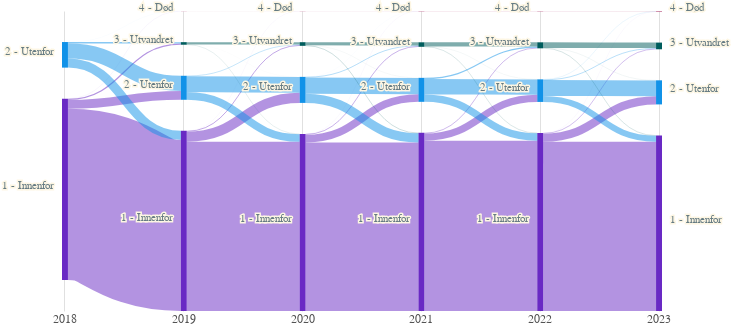

Source (Vega-Lite JSON):
### Vega specification from a JSON file in a GitHub repository (floating-point values rounded to 4 significant figures)
{"usermeta": {"preamble": "This chart was created by https://microdata.no. Edit the `config` section to alter appearance."}, "axes": [{"orient": "bottom", "labelAngle": 0, "scale": "x", "domain": false, "ticks": false, "encode": {"labels": {"update": {"text": {"scale": "stackNames", "field": "value"}}}}}], "width": 600, "scales": [{"name": "x", "type": "band", "range": "width", "domain": {"data": "finalTable", "field": "stack"}, "paddingInner": 0.95}, {"name": "stackNames", "type": "ordinal", "range": {"data": "finalTable", "field": "stacklabel"}, "domain": {"data": "finalTable", "field": "stack"}}, {"name": "y", "type": "linear", "range": "height", "domain": {"data": "finalTable", "field": "y1"}}, {"name": "color", "type": "ordinal", "range": "category", "domain": {"data": "finalTable", "field": "code"}}], "$schema": "https://vega.github.io/schema/vega/v6.json", "marks": [{"type": "rect", "from": {"data": "finalTable"}, "encode": {"update": {"x": {"scale": "x", "field": "stack"}, "width": {"scale": "x", "band": 1}, "y": {"scale": "y", "field": "y0"}, "y2": {"scale": "y", "field": "y1"}, "fill": {"scale": "color", "field": "code"}, "fillOpacity": {"signal": "( segmentHover.hovered == datum.name || pathHover.source == datum.name || pathHover.destination == datum.name || (indexof(( segmentHover.codes || []), datum.name) > -1) ) ? 1 : chartHover.hovered != null ? 0.2 : 1 "}, "strokeWidth": {"value": 0}, "stroke": {"scale": "color", "field": "code"}}, "hover": {"tooltip": {"signal": "datum.stacklabel + ', ' + datum.catlabel + '  ' + format(datum.percentage, '.1%') "}}}}, {"type": "path", "name": "links", "from": {"data": "linkTable"}, "clip": true, "encode": {"update": {"strokeWidth": {"field": "strokeWidth"}, "path": {"field": "path"}, "strokeOpacity": {"signal": "( segmentHover.hovered == datum.source || segmentHover.hovered == datum.destination || ( pathHover.source == datum.source && pathHover.destination == datum.destination ) ) ? 1 : chartHover.hovered != null ? 0.2 : 0.5 "}, "stroke": {"field": "sourceCode", "scale": "color"}}, "hover": {"tooltip": {"signal": "datum.sourceStackLabel + ', ' + datum.sourceLabel + ' → '  + datum.destinationStackLabel + ', ' + datum.destinationLabel + '  ' + format(datum.value, ',.0f') "}}}}, {"type": "group", "name": "labelText", "zindex": 1, "from": {"facet": {"data": "finalTable", "name": "labelFacet", "groupby": ["name", "stack", "yc", "value", "sourceLabel", "stackLabel", "labelpos"]}}, "clip": false, "encode": {"update": {"x": {"signal": "datum.labelpos=='left'?scale('x',datum.stack)-8 : scale('x',datum.stack) + (bandwidth('x')) +8"}, "yc": {"scale": "y", "signal": "datum.yc"}, "width": {"signal": "0"}, "height": {"signal": "0"}, "fillOpacity": {"signal": "1"}}}, "marks": [{"type": "text", "name": "headingOutline", "from": {"data": "labelFacet"}, "encode": {"update": {"x": {"value": 0}, "y": {"value": 0}, "text": {"signal": "datum.labelpos=='none'?'':(datum.shortlabel?datum.shortlabel:datum.catlabel)"}, "align": {"signal": "datum.labelpos=='left'?'right':'left'"}, "fontWeight": {"value": "normal"}, "stroke": {"value": "#fdf6e3"}, "strokeOpacity": {"signal": "( segmentHover.hovered == datum.name || pathHover.source == datum.name || pathHover.destination == datum.name || (indexof(( segmentHover.codes || []), datum.name) > -1) ) ? 1 : chartHover.hovered != null ? 0.2 : 1 "}, "strokeWidth": {"value": 3}}}}, {"type": "text", "name": "heading", "from": {"data": "labelFacet"}, "encode": {"update": {"x": {"value": 0}, "y": {"value": 0}, "text": {"signal": "datum.labelpos=='none'?'':(datum.shortlabel?datum.shortlabel:datum.catlabel)"}, "align": {"signal": "datum.labelpos=='left'?'right':'left'"}, "fill": {"value": "#657b83"}, "fillOpacity": {"signal": "( segmentHover.hovered == datum.name || pathHover.source == datum.name || pathHover.destination == datum.name || (indexof(( segmentHover.codes || []), datum.name) > -1) ) ? 1 : chartHover.hovered != null ? 0.2 : 1 "}, "fontWeight": {"value": "normal"}}}}]}, {"type": "rect", "from": {"data": "labelText"}, "encode": {"update": {"x": {"field": "bounds.x1", "offset": -2}, "x2": {"field": "bounds.x2", "offset": 2}, "y": {"field": "bounds.y1", "offset": -2}, "y2": {"field": "bounds.y2", "offset": 2}, "opacity": {"value": 0}, "cornerRadius": {"value": 4}}}}], "signals": [{"name": "standardGap", "value": 15, "description": "Gap as a percentage of full domain"}, {"name": "chartHover", "value": {}, "description": "mouse is hovering the chart", "on": [{"events": "view:mouseover", "update": "{hovered:true}"}, {"events": "mouseout", "update": "{}"}]}, {"name": "segmentHover", "description": "Highlight related segments and link when hovering segment", "value": {}, "on": [{"events": "rect:mouseover", "update": "{hovered:datum.name, code: datum.code, codes: ((data('linkedSegments')[0])[datum.name])}"}, {"events": "mouseout", "update": "{}"}]}, {"name": "pathHover", "description": "Highlight related segments and link when hovering links", "value": {}, "on": [{"events": "path:mouseover", "update": "{source:datum.source, destination:datum.destination}"}, {"events": "mouseout", "update": "{}"}]}, {"name": "base", "value": "center", "description": "How to stack (center or zero)"}], "height": 300, "data": [{"name": "rawcats", "values": [{"code": "1.1 - Innenfor", "label": "1 - Innenfor", "trunkated-label": null}, {"code": "1.2 - Utenfor", "label": "2 - Utenfor", "trunkated-label": null}, {"code": "2.1 - Innenfor", "label": "1 - Innenfor", "trunkated-label": null}, {"code": "2.2 - Utenfor", "label": "2 - Utenfor", "trunkated-label": null}, {"code": "2.3 - Utvandret", "label": "3 - Utvandret", "trunkated-label": null}, {"code": "2.4 - Død", "label": "4 - Død", "trunkated-label": null}, {"code": "3.1 - Innenfor", "label": "1 - Innenfor", "trunkated-label": null}, {"code": "3.2 - Utenfor", "label": "2 - Utenfor", "trunkated-label": null}, {"code": "3.3 - Utvandret", "label": "3 - Utvandret", "trunkated-label": null}, {"code": "3.4 - Død", "label": "4 - Død", "trunkated-label": null}, {"code": "4.1 - Innenfor", "label": "1 - Innenfor", "trunkated-label": null}, {"code": "4.2 - Utenfor", "label": "2 - Utenfor", "trunkated-label": null}, {"code": "4.3 - Utvandret", "label": "3 - Utvandret", "trunkated-label": null}, {"code": "4.4 - Død", "label": "4 - Død", "trunkated-label": null}, {"code": "5.1 - Innenfor", "label": "1 - Innenfor", "trunkated-label": null}, {"code": "5.2 - Utenfor", "label": "2 - Utenfor", "trunkated-label": null}, {"code": "5.3 - Utvandret", "label": "3 - Utvandret", "trunkated-label": null}, {"code": "5.4 - Død", "label": "4 - Død", "trunkated-label": null}, {"code": "6.1 - Innenfor", "label": "1 - Innenfor", "trunkated-label": null}, {"code": "6.2 - Utenfor", "label": "2 - Utenfor", "trunkated-label": null}, {"code": "6.3 - Utvandret", "label": "3 - Utvandret", "trunkated-label": null}, {"code": "6.4 - Død", "label": "4 - Død", "trunkated-label": null}]}, {"name": "rawstacks", "values": [{"id": 1, "label": "2018", "height": 80}, {"id": 2, "label": "2019", "height": 80}, {"id": 3, "label": "2020", "height": 80}, {"id": 4, "label": "2021", "height": 80}, {"id": 5, "label": "2022", "height": 80}, {"id": 6, "label": "2023", "height": 80}]}, {"name": "rawstacksegments", "values": [{"catid": "1.1 - Innenfor", "code": "1 - Innenfor", "stack": 1, "sort": 1, "labelpos": "left", "gap": 0}, {"catid": "1.2 - Utenfor", "code": "2 - Utenfor", "stack": 1, "sort": 1, "labelpos": "left", "gap": 0}, {"catid": "2.1 - Innenfor", "code": "1 - Innenfor", "stack": 2, "sort": 2, "labelpos": "left", "gap": 0}, {"catid": "2.2 - Utenfor", "code": "2 - Utenfor", "stack": 2, "sort": 2, "labelpos": "left", "gap": 0}, {"catid": "2.3 - Utvandret", "code": "3 - Utvandret", "stack": 2, "sort": 2, "labelpos": "left", "gap": 0}, {"catid": "2.4 - Død", "code": "4 - Død", "stack": 2, "sort": 2, "labelpos": "left", "gap": 0}, {"catid": "3.1 - Innenfor", "code": "1 - Innenfor", "stack": 3, "sort": 3, "labelpos": "left", "gap": 0}, {"catid": "3.2 - Utenfor", "code": "2 - Utenfor", "stack": 3, "sort": 3, "labelpos": "left", "gap": 0}, {"catid": "3.3 - Utvandret", "code": "3 - Utvandret", "stack": 3, "sort": 3, "labelpos": "left", "gap": 0}, {"catid": "3.4 - Død", "code": "4 - Død", "stack": 3, "sort": 3, "labelpos": "left", "gap": 0}, {"catid": "4.1 - Innenfor", "code": "1 - Innenfor", "stack": 4, "sort": 4, "labelpos": "left", "gap": 0}, {"catid": "4.2 - Utenfor", "code": "2 - Utenfor", "stack": 4, "sort": 4, "labelpos": "left", "gap": 0}, {"catid": "4.3 - Utvandret", "code": "3 - Utvandret", "stack": 4, "sort": 4, "labelpos": "left", "gap": 0}, {"catid": "4.4 - Død", "code": "4 - Død", "stack": 4, "sort": 4, "labelpos": "left", "gap": 0}, {"catid": "5.1 - Innenfor", "code": "1 - Innenfor", "stack": 5, "sort": 5, "labelpos": "left", "gap": 0}, {"catid": "5.2 - Utenfor", "code": "2 - Utenfor", "stack": 5, "sort": 5, "labelpos": "left", "gap": 0}, {"catid": "5.3 - Utvandret", "code": "3 - Utvandret", "stack": 5, "sort": 5, "labelpos": "left", "gap": 0}, {"catid": "5.4 - Død", "code": "4 - Død", "stack": 5, "sort": 5, "labelpos": "left", "gap": 0}, {"catid": "6.1 - Innenfor", "code": "1 - Innenfor", "stack": 6, "sort": 6, "labelpos": "right", "gap": 0}, {"catid": "6.2 - Utenfor", "code": "2 - Utenfor", "stack": 6, "sort": 6, "labelpos": "right", "gap": 0}, {"catid": "6.3 - Utvandret", "code": "3 - Utvandret", "stack": 6, "sort": 6, "labelpos": "right", "gap": 0}, {"catid": "6.4 - Død", "code": "4 - Død", "stack": 6, "sort": 6, "labelpos": "right", "gap": 0}]}, {"name": "rawpaths", "values": [{"source": "1.1 - Innenfor", "destination": "2.1 - Innenfor", "value": 33832, "from-stack": 1, "to-stack": 2}, {"source": "1.1 - Innenfor", "destination": "2.2 - Utenfor", "value": 1750, "from-stack": 1, "to-stack": 2}, {"source": "1.1 - Innenfor", "destination": "2.3 - Utvandret", "value": 245, "from-stack": 1, "to-stack": 2}, {"source": "1.1 - Innenfor", "destination": "2.4 - Død", "value": 16, "from-stack": 1, "to-stack": 2}, {"source": "1.2 - Utenfor", "destination": "2.1 - Innenfor", "value": 1789, "from-stack": 1, "to-stack": 2}, {"source": "1.2 - Utenfor", "destination": "2.2 - Utenfor", "value": 2996, "from-stack": 1, "to-stack": 2}, {"source": "1.2 - Utenfor", "destination": "2.3 - Utvandret", "value": 265, "from-stack": 1, "to-stack": 2}, {"source": "1.2 - Utenfor", "destination": "2.4 - Død", "value": 8, "from-stack": 1, "to-stack": 2}, {"source": "2.1 - Innenfor", "destination": "3.1 - Innenfor", "value": 33443, "from-stack": 2, "to-stack": 3}, {"source": "2.1 - Innenfor", "destination": "3.2 - Utenfor", "value": 2001, "from-stack": 2, "to-stack": 3}, {"source": "2.1 - Innenfor", "destination": "3.3 - Utvandret", "value": 159, "from-stack": 2, "to-stack": 3}, {"source": "2.1 - Innenfor", "destination": "3.4 - Død", "value": 11, "from-stack": 2, "to-stack": 3}, {"source": "2.2 - Utenfor", "destination": "3.1 - Innenfor", "value": 1521, "from-stack": 2, "to-stack": 3}, {"source": "2.2 - Utenfor", "destination": "3.2 - Utenfor", "value": 3130, "from-stack": 2, "to-stack": 3}, {"source": "2.2 - Utenfor", "destination": "3.3 - Utvandret", "value": 92, "from-stack": 2, "to-stack": 3}, {"source": "2.3 - Utvandret", "destination": "3.1 - Innenfor", "value": 38, "from-stack": 2, "to-stack": 3}, {"source": "2.3 - Utvandret", "destination": "3.2 - Utenfor", "value": 6, "from-stack": 2, "to-stack": 3}, {"source": "2.3 - Utvandret", "destination": "3.3 - Utvandret", "value": 456, "from-stack": 2, "to-stack": 3}, {"source": "2.4 - Død", "destination": "3.4 - Død", "value": 18, "from-stack": 2, "to-stack": 3}, {"source": "3.1 - Innenfor", "destination": "4.1 - Innenfor", "value": 33324, "from-stack": 3, "to-stack": 4}, {"source": "3.1 - Innenfor", "destination": "4.2 - Utenfor", "value": 1522, "from-stack": 3, "to-stack": 4}, {"source": "3.1 - Innenfor", "destination": "4.3 - Utvandret", "value": 141, "from-stack": 3, "to-stack": 4}, {"source": "3.1 - Innenfor", "destination": "4.4 - Død", "value": 12, "from-stack": 3, "to-stack": 4}, {"source": "3.2 - Utenfor", "destination": "4.1 - Innenfor", "value": 1812, "from-stack": 3, "to-stack": 4}, {"source": "3.2 - Utenfor", "destination": "4.2 - Utenfor", "value": 3207, "from-stack": 3, "to-stack": 4}, {"source": "3.2 - Utenfor", "destination": "4.3 - Utvandret", "value": 120, "from-stack": 3, "to-stack": 4}, {"source": "3.2 - Utenfor", "destination": "4.4 - Død", "value": 7, "from-stack": 3, "to-stack": 4}, {"source": "3.3 - Utvandret", "destination": "4.1 - Innenfor", "value": 78, "from-stack": 3, "to-stack": 4}, {"source": "3.3 - Utvandret", "destination": "4.2 - Utenfor", "value": 14, "from-stack": 3, "to-stack": 4}, {"source": "3.3 - Utvandret", "destination": "4.3 - Utvandret", "value": 630, "from-stack": 3, "to-stack": 4}, {"source": "3.4 - Død", "destination": "4.4 - Død", "value": 28, "from-stack": 3, "to-stack": 4}, {"source": "4.1 - Innenfor", "destination": "5.1 - Innenfor", "value": 33671, "from-stack": 4, "to-stack": 5}, {"source": "4.1 - Innenfor", "destination": "5.2 - Utenfor", "value": 1414, "from-stack": 4, "to-stack": 5}, {"source": "4.1 - Innenfor", "destination": "5.3 - Utvandret", "value": 127, "from-stack": 4, "to-stack": 5}, {"source": "4.2 - Utenfor", "destination": "5.1 - Innenfor", "value": 1464, "from-stack": 4, "to-stack": 5}, {"source": "4.2 - Utenfor", "destination": "5.2 - Utenfor", "value": 3032, "from-stack": 4, "to-stack": 5}, {"source": "4.2 - Utenfor", "destination": "5.3 - Utvandret", "value": 245, "from-stack": 4, "to-stack": 5}, {"source": "4.3 - Utvandret", "destination": "5.1 - Innenfor", "value": 58, "from-stack": 4, "to-stack": 5}, {"source": "4.3 - Utvandret", "destination": "5.2 - Utenfor", "value": 17, "from-stack": 4, "to-stack": 5}, {"source": "4.3 - Utvandret", "destination": "5.3 - Utvandret", "value": 816, "from-stack": 4, "to-stack": 5}, {"source": "4.4 - Død", "destination": "5.4 - Død", "value": 52, "from-stack": 4, "to-stack": 5}, {"source": "5.1 - Innenfor", "destination": "6.1 - Innenfor", "value": 33434, "from-stack": 5, "to-stack": 6}, {"source": "5.1 - Innenfor", "destination": "6.2 - Utenfor", "value": 1623, "from-stack": 5, "to-stack": 6}, {"source": "5.1 - Innenfor", "destination": "6.3 - Utvandret", "value": 117, "from-stack": 5, "to-stack": 6}, {"source": "5.1 - Innenfor", "destination": "6.4 - Død", "value": 11, "from-stack": 5, "to-stack": 6}, {"source": "5.2 - Utenfor", "destination": "6.1 - Innenfor", "value": 1197, "from-stack": 5, "to-stack": 6}, {"source": "5.2 - Utenfor", "destination": "6.2 - Utenfor", "value": 3117, "from-stack": 5, "to-stack": 6}, {"source": "5.2 - Utenfor", "destination": "6.3 - Utvandret", "value": 113, "from-stack": 5, "to-stack": 6}, {"source": "5.2 - Utenfor", "destination": "6.4 - Død", "value": 33, "from-stack": 5, "to-stack": 6}, {"source": "5.3 - Utvandret", "destination": "6.1 - Innenfor", "value": 62, "from-stack": 5, "to-stack": 6}, {"source": "5.3 - Utvandret", "destination": "6.2 - Utenfor", "value": 22, "from-stack": 5, "to-stack": 6}, {"source": "5.3 - Utvandret", "destination": "6.3 - Utvandret", "value": 1096, "from-stack": 5, "to-stack": 6}, {"source": "5.4 - Død", "destination": "6.4 - Død", "value": 52, "from-stack": 5, "to-stack": 6}]}, {"name": "stacksegments", "source": "rawpaths", "transform": [{"type": "filter", "expr": "datum.source != null"}, {"type": "formula", "as": "end", "expr": "['source','destination']"}, {"type": "formula", "as": "name", "expr": "[datum.source,datum.destination]"}, {"type": "project", "fields": ["end", "name", "value"]}, {"type": "flatten", "fields": ["end", "name"]}, {"type": "lookup", "from": "rawstacksegments", "key": "catid", "values": ["code", "stack", "sort", "gap", "labelpos"], "fields": ["name"]}, {"type": "lookup", "from": "rawcats", "key": "code", "values": ["label", "trunkated-label"], "fields": ["name"], "as": ["catlabel", "shortlabel"]}, {"type": "lookup", "from": "rawstacks", "key": "id", "values": ["label"], "fields": ["stack"], "as": ["stacklabel"]}, {"type": "aggregate", "fields": ["value", "stack", "sort", "gap", "labelpos", "code", "catlabel", "shortlabel", "stacklabel"], "groupby": ["end", "name"], "ops": ["sum", "max", "max", "max", "max", "max", "max", "max", "max"], "as": ["value", "stack", "sort", "gap", "labelpos", "code", "catlabel", "shortlabel", "stacklabel"]}, {"type": "aggregate", "fields": ["value", "stack", "sort", "gap", "labelpos", "code", "catlabel", "shortlabel", "stacklabel"], "groupby": ["name"], "ops": ["max", "max", "max", "max", "max", "max", "max", "max", "max"], "as": ["value", "stack", "sort", "gap", "labelpos", "code", "catlabel", "shortlabel", "stacklabel"]}, {"type": "joinaggregate", "fields": ["value"], "groupby": ["stack"], "ops": ["sum"], "as": ["segmentsum"]}, {"type": "formula", "expr": "datum.value / datum.segmentsum", "as": "percentage"}, {"type": "formula", "as": "gap", "expr": "datum.gap?datum.gap:0"}]}, {"name": "maxValue", "source": ["stacksegments"], "transform": [{"type": "aggregate", "fields": ["value"], "groupby": ["stack"], "ops": ["sum"], "as": ["value"]}, {"type": "aggregate", "fields": ["value"], "ops": ["max"], "as": ["value"]}]}, {"name": "finalTable", "source": ["stacksegments"], "transform": [{"type": "formula", "as": "spacer", "expr": " (data('maxValue')[0].value/100)*(standardGap+datum.gap)"}, {"type": "formula", "as": "type", "expr": "['data','spacer']"}, {"type": "formula", "as": "spacedValue", "expr": "[datum.value,datum.spacer]"}, {"type": "flatten", "fields": ["type", "spacedValue"]}, {"type": "stack", "groupby": ["stack"], "sort": {"field": "sort", "order": "descending"}, "field": "spacedValue", "offset": {"signal": "base"}}, {"type": "formula", "expr": "((datum.value)/2)+datum.y0", "as": "yc"}, {"type": "filter", "expr": "datum.type == 'data'"}]}, {"name": "linkTable", "source": ["rawpaths"], "transform": [{"type": "filter", "expr": "datum.source != null"}, {"type": "lookup", "from": "finalTable", "key": "name", "values": ["y0", "y1", "stack", "sort", "code", "catlabel", "stacklabel", "percentage"], "fields": ["source"], "as": ["sourceStacky0", "sourceStacky1", "sourceStack", "sourceSort", "sourceCode", "sourceLabel", "sourceStackLabel", "sourceStackPercentage"]}, {"type": "lookup", "from": "finalTable", "key": "name", "values": ["y0", "y1", "stack", "sort", "code", "catlabel", "stacklabel", "percentage"], "fields": ["destination"], "as": ["destinationStacky0", "destinationStacky1", "destinationStack", "destinationSort", "destinationCode", "destinationLabel", "destinationStackLabel", "destinationStackPercentage"]}, {"type": "stack", "groupby": ["source"], "sort": {"field": "destinationSort", "order": "descending"}, "field": "value", "offset": "zero", "as": ["syi0", "syi1"]}, {"type": "formula", "expr": "datum.syi0+datum.sourceStacky0", "as": "sy0"}, {"type": "formula", "expr": "datum.sy0+datum.value", "as": "sy1"}, {"type": "stack", "groupby": ["destination"], "sort": {"field": "sourceSort", "order": "descending"}, "field": "value", "offset": "zero", "as": ["dyi0", "dyi1"]}, {"type": "formula", "expr": "datum.dyi0+datum.destinationStacky0", "as": "dy0"}, {"type": "formula", "expr": "datum.dy0+datum.value", "as": "dy1"}, {"type": "formula", "expr": "((datum.value)/2)+datum.sy0", "as": "syc"}, {"type": "formula", "expr": "((datum.value)/2)+datum.dy0", "as": "dyc"}, {"type": "linkpath", "orient": "horizontal", "shape": "diagonal", "sourceY": {"expr": "scale('y',datum.syc)"}, "sourceX": {"expr": "scale('x',toNumber(datum.sourceStack))+ bandwidth('x')"}, "targetY": {"expr": "scale('y',datum.dyc)"}, "targetX": {"expr": "scale('x',datum.destinationStack)"}}, {"type": "formula", "expr": "range('y')[0]-scale('y',datum.value)", "as": "strokeWidth"}]}, {"name": "linkedSegments", "values": {"6.3 - Utvandret": ["5.1 - Innenfor", "5.2 - Utenfor", "5.3 - Utvandret"], "6.4 - Død": ["5.1 - Innenfor", "5.2 - Utenfor", "5.4 - Død"], "2.2 - Utenfor": ["1.1 - Innenfor", "1.2 - Utenfor", "3.1 - Innenfor", "3.2 - Utenfor", "3.3 - Utvandret"], "1.2 - Utenfor": ["2.1 - Innenfor", "2.2 - Utenfor", "2.3 - Utvandret", "2.4 - Død"], "6.2 - Utenfor": ["5.1 - Innenfor", "5.2 - Utenfor", "5.3 - Utvandret"], "2.4 - Død": ["1.1 - Innenfor", "1.2 - Utenfor", "3.4 - Død"], "4.4 - Død": ["3.1 - Innenfor", "3.2 - Utenfor", "3.4 - Død", "5.4 - Død"], "3.4 - Død": ["2.1 - Innenfor", "2.4 - Død", "4.4 - Død"], "5.2 - Utenfor": ["4.1 - Innenfor", "4.2 - Utenfor", "4.3 - Utvandret", "6.1 - Innenfor", "6.2 - Utenfor", "6.3 - Utvandret", "6.4 - Død"], "2.1 - Innenfor": ["1.1 - Innenfor", "1.2 - Utenfor", "3.1 - Innenfor", "3.2 - Utenfor", "3.3 - Utvandret", "3.4 - Død"], "4.1 - Innenfor": ["3.1 - Innenfor", "3.2 - Utenfor", "3.3 - Utvandret", "5.1 - Innenfor", "5.2 - Utenfor", "5.3 - Utvandret"], "5.3 - Utvandret": ["4.1 - Innenfor", "4.2 - Utenfor", "4.3 - Utvandret", "6.1 - Innenfor", "6.2 - Utenfor", "6.3 - Utvandret"], "3.3 - Utvandret": ["2.1 - Innenfor", "2.2 - Utenfor", "2.3 - Utvandret", "4.1 - Innenfor", "4.2 - Utenfor", "4.3 - Utvandret"], "6.1 - Innenfor": ["5.1 - Innenfor", "5.2 - Utenfor", "5.3 - Utvandret"], "2.3 - Utvandret": ["1.1 - Innenfor", "1.2 - Utenfor", "3.1 - Innenfor", "3.2 - Utenfor", "3.3 - Utvandret"], "4.2 - Utenfor": ["3.1 - Innenfor", "3.2 - Utenfor", "3.3 - Utvandret", "5.1 - Innenfor", "5.2 - Utenfor", "5.3 - Utvandret"], "5.1 - Innenfor": ["4.1 - Innenfor", "4.2 - Utenfor", "4.3 - Utvandret", "6.1 - Innenfor", "6.2 - Utenfor", "6.3 - Utvandret", "6.4 - Død"], "3.1 - Innenfor": ["2.1 - Innenfor", "2.2 - Utenfor", "2.3 - Utvandret", "4.1 - Innenfor", "4.2 - Utenfor", "4.3 - Utvandret", "4.4 - Død"], "3.2 - Utenfor": ["2.1 - Innenfor", "2.2 - Utenfor", "2.3 - Utvandret", "4.1 - Innenfor", "4.2 - Utenfor", "4.3 - Utvandret", "4.4 - Død"], "1.1 - Innenfor": ["2.1 - Innenfor", "2.2 - Utenfor", "2.3 - Utvandret", "2.4 - Død"], "4.3 - Utvandret": ["3.1 - Innenfor", "3.2 - Utenfor", "3.3 - Utvandret", "5.1 - Innenfor", "5.2 - Utenfor", "5.3 - Utvandret"], "5.4 - Død": ["4.4 - Død", "6.4 - Død"]}}], "config": {"background": "#ffffff", "arc": {"fill": "#6929c4"}, "area": {"fill": "#6929c4"}, "path": {"stroke": "#6929c4"}, "rect": {"fill": "#6929c4"}, "shape": {"stroke": "#6929c4"}, "symbol": {"stroke": "#6929c4"}, "circle": {"fill": "#6929c4"}, "view": {"fill": "#ffffff", "stroke": "#ffffff"}, "group": {"fill": "#ffffff"}, "title": {"color": "#161616", "anchor": "start", "dy": -15, "fontSize": 16, "font": "IBM Plex Sans,system-ui,-apple-system,BlinkMacSystemFont,\".sfnstext-regular\",sans-serif", "fontWeight": 600}, "axis": {"labelColor": "#525252", "labelFontSize": 12, "labelFont": "IBM Plex Sans Condensed, system-ui, -apple-system, BlinkMacSystemFont, \".SFNSText-Regular\", sans-serif", "labelFontWeight": 400, "titleColor": "#161616", "titleFontWeight": 600, "titleFontSize": 12, "grid": true, "gridColor": "#e0e0e0", "labelAngle": 0}, "axisX": {"titlePadding": 10}, "axisY": {"titlePadding": 2.5}, "style": {"guide-label": {"font": "IBM Plex Sans,system-ui,-apple-system,BlinkMacSystemFont,\".sfnstext-regular\",sans-serif", "fill": "#525252", "fontWeight": 400}, "guide-title": {"font": "IBM Plex Sans,system-ui,-apple-system,BlinkMacSystemFont,\".sfnstext-regular\",sans-serif", "fill": "#525252", "fontWeight": 400}}, "range": {"category": ["#6929c4", "#1192e8", "#005d5d", "#9f1853", "#fa4d56", "#570408", "#198038", "#002d9c", "#ee538b", "#b28600", "#009d9a", "#012749", "#8a3800", "#a56eff"], "diverging": ["#750e13", "#a2191f", "#da1e28", "#fa4d56", "#ff8389", "#ffb3b8", "#ffd7d9", "#fff1f1", "#e5f6ff", "#bae6ff", "#82cfff", "#33b1ff", "#1192e8", "#0072c3", "#00539a", "#003a6d"], "heatmap": ["#f6f2ff", "#e8daff", "#d4bbff", "#be95ff", "#a56eff", "#8a3ffc", "#6929c4", "#491d8b", "#31135e", "#1c0f30"]}}}
